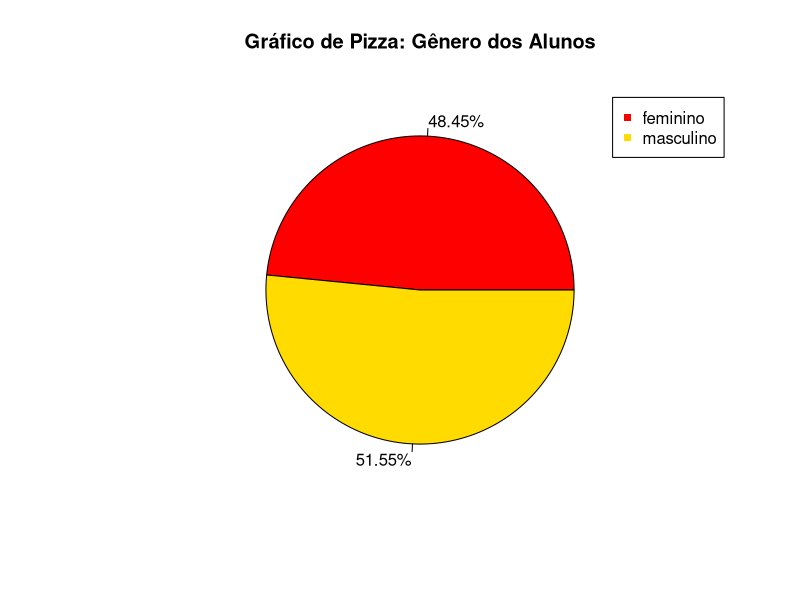
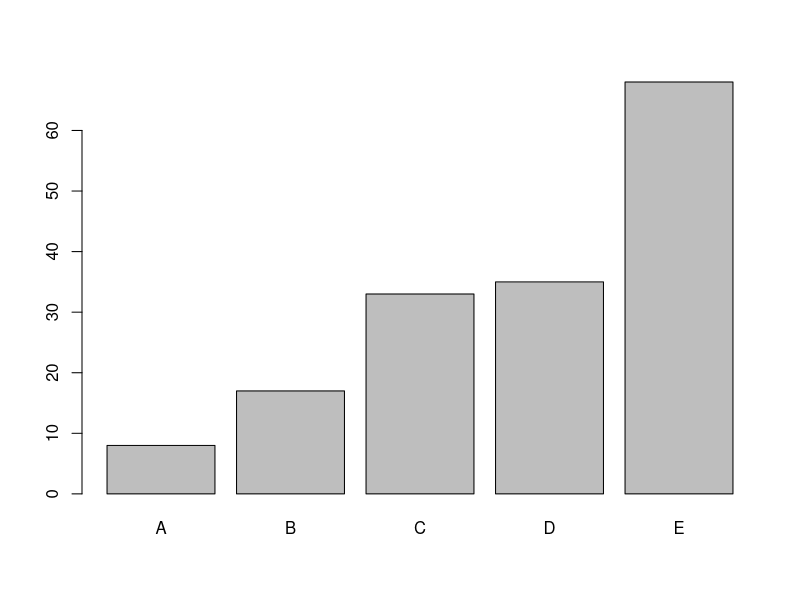
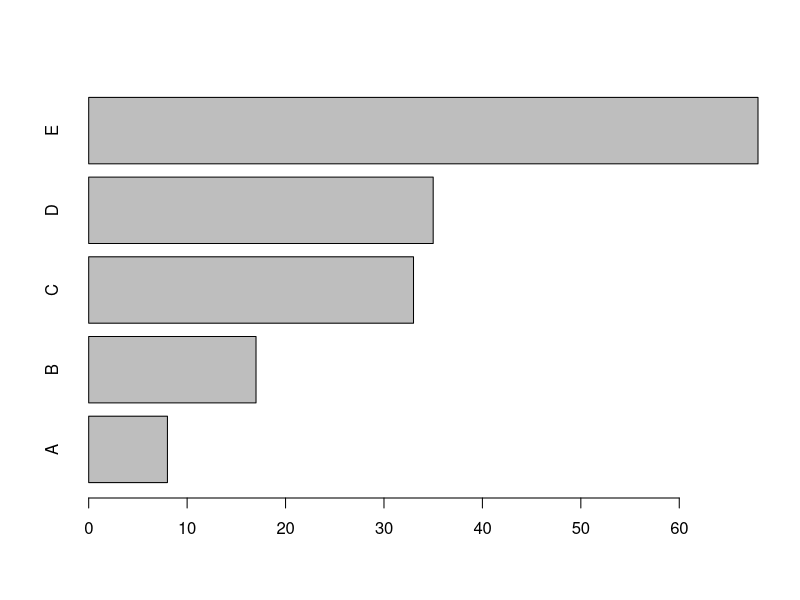
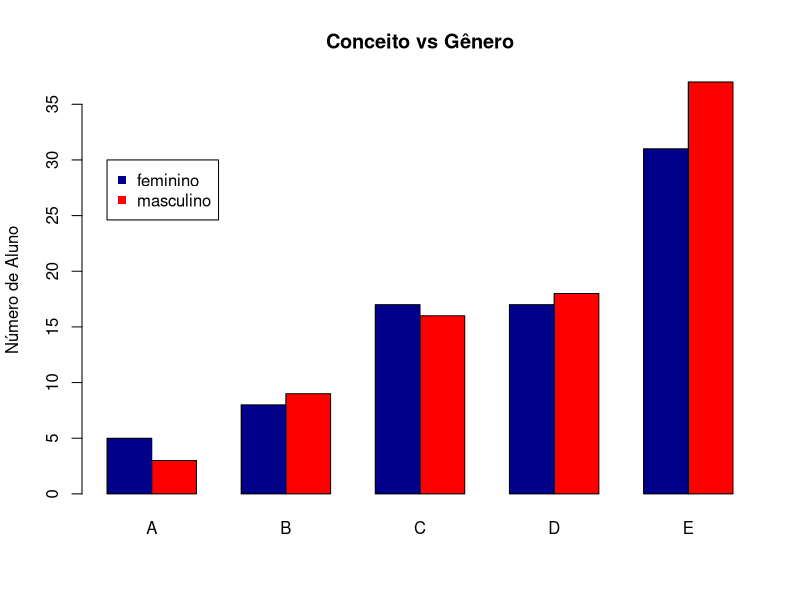
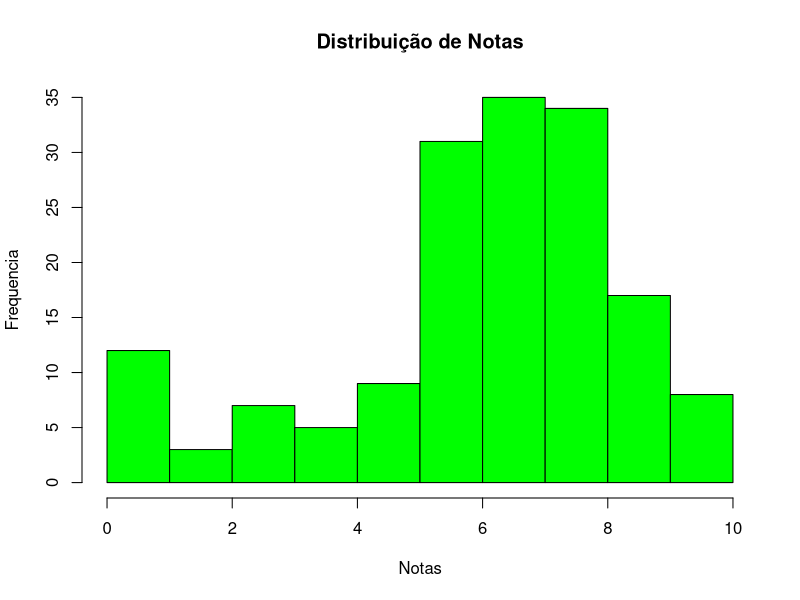
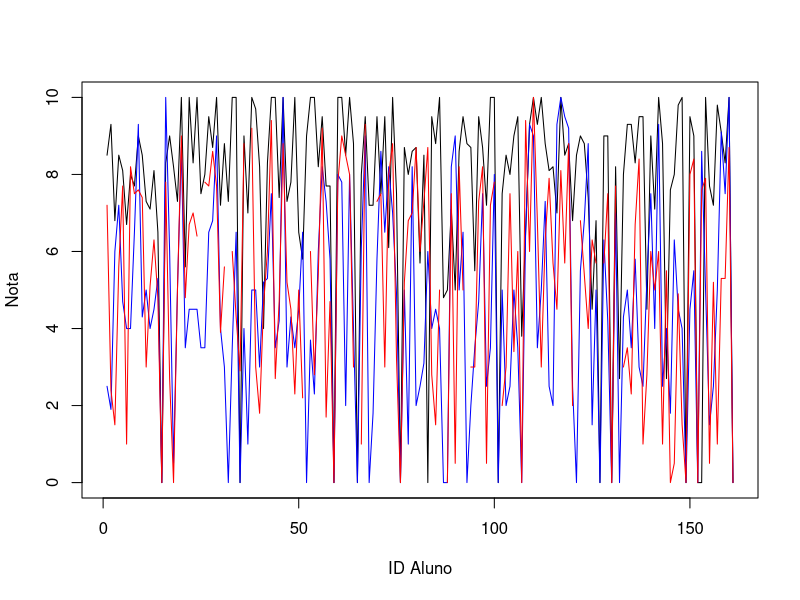
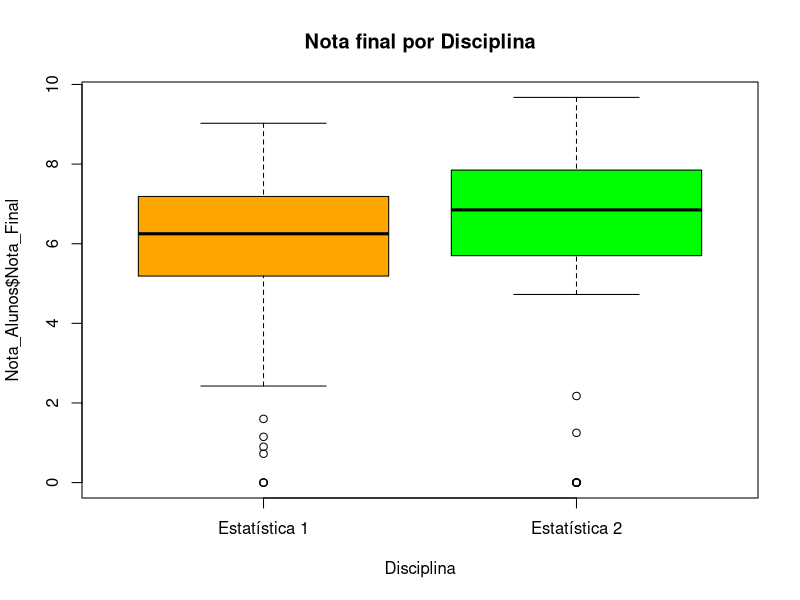

Reproduce these figures in R, in order.
#-----Tabela de Frequencia para Gênero-----#
library(readxl)
Nota_Alunos <- read_excel("Nota de Alunos - Parte 1.xlsx")
freq_genero <- table(Nota_Alunos$Genero)
freq_genero
prop_genero <- prop.table(freq_genero)
perc_genero <- round(prop_genero*100, digits = 2)
coluna_freq <- c(freq_genero, sum(freq_genero))
coluna_perc <- c(perc_genero, sum(perc_genero))
names(coluna_freq)[length(coluna_freq)] <- "Total"
tabela_freq <- cbind(coluna_freq, coluna_perc)
tabela_freq

#-----Tabela de Frequencia para Conceito-----#
freq_conceito <- table(Nota_Alunos$Conceito)
freq_conceito
prop_conceito <- prop.table(freq_conceito)
perc_conceito <- round(prop_conceito*100, digits = 2)
coluna_freq <- c(freq_conceito, sum(freq_conceito))
coluna_perc <- c(perc_conceito, sum(perc_conceito))
names(coluna_freq)[length(coluna_freq)]<-"Total"
tabela_freq <- cbind(coluna_freq, coluna_perc)
tabela_freq

#-----Tabela de Frequencia para Nota final-----#
intervalos <- cut(Nota_Alunos$Nota_Final, breaks =0:10, right = F)
freq_notas <- table(intervalos)
freq_notas
prop_notas <- prop.table(freq_notas)
perc_notas <- round(prop_notas*100, digits = 2)
coluna_freq <- c(freq_notas, sum(freq_notas))
coluna_perc <- c(perc_notas, sum(perc_notas))
names(coluna_freq)[length(coluna_freq)] <- "Total"
tabela_freq <- cbind(coluna_freq, coluna_perc)
tabela_freq

#=======================================================#
#-----Gráfico de Pizza-----#
rotulos <- paste(perc_genero, "%", sep="")
pie(freq_genero,main="Gráfico de Pizza: Gênero dos Alunos", 
    labels= rotulos, col = rainbow(7))
legend(1,1,names(freq_genero), col= rainbow(7), pch = 15)

#-----Gráfico de Barras ou Colunas-----#
barplot(freq_conceito)
barplot(freq_conceito, horiz = T)
freq_cruzada <- table(Nota_Alunos$Genero, Nota_Alunos$Conceito)
#freq_cruzada
barplot(freq_cruzada, beside = T, main = "Conceito vs Gênero", 
        ylab = "Número de Aluno", col = c("darkblue", "red"))
legend(1, 30, rownames(freq_cruzada), col = c("darkblue", "red"), pch = 15)

#-----Histograma para Nota Final-----#
hist(Nota_Alunos$Nota_Final, breaks = 0:10, right = F, col = "green",
     xlab = "Notas", ylab = "Frequencia", main = "Distribuição de Notas")

#-----Gráfico de séries-----#
plot(Nota_Alunos$Prova_1, type = "l", xlab = "ID Aluno", ylab = "Nota")
lines(Nota_Alunos$Prova_2, col = "blue")
lines(Nota_Alunos$Prova_3, col = "red")

#-----Gráfico de Caixa-----#
boxplot(Nota_Alunos$Nota_Final ~ Nota_Alunos$Disciplina,
        main = "Nota final por Disciplina",
        xlab = "Disciplina", col = c("orange", "green"))

#=======================================================#
#-----Medidas de tendencia Central-----#
#-----Media Aritmetica-----#
media1<-mean(Nota_Alunos$Prova_1)
media1
media2<-mean(Nota_Alunos$Prova_2)
media2
media3<-mean(Nota_Alunos$Prova_3)
# Existe um valor nulo na coluna, esse resultado dessa forma vem NA
media3 
# na.rm=TRUE faz o Na ser desconsiderado no calculo da média
media3<-mean(Nota_Alunos$Prova_3, na.rm=TRUE)
media3
mediatotal<-mean(media1, media2, media3)
mediatotal

#-----Mediana-----#
# É o valor central do conjunto de dados quando os dados estão ordenados de maneira crescente ou decrescente.
# Deixa 50% dos dados abaixo dela e 50% dos dados acima dela.
# Não é afetado por dados extremos

median(Nota_Alunos$Prova_1)
median(Nota_Alunos$Prova_2)
median(Nota_Alunos$Prova_3, na.rm=TRUE)

#-----Moda-----#
# Valor mais frequente, Amostra Bimodal, Amostra multimodal
# Medida mais fraca e deve ser aplicada com cuidado

tabela_freq <- table(Nota_Alunos$Prova_1)
subset(tabela_freq,
       tabela_freq == max(tabela_freq))

#-----Média Ponderada-----#
# Cada elemento amostral tem seu peso específico, diferente da média aritmética
# Exemplo com notas de alunos e pesos, wt sendo os pesos e x as notas
 
wt <- c(5, 5, 4, 1)
x <- c(3.7, 3.3, 3.5, 2.8)
xm <- weighted.mean(x, wt)
m <- mean(x)
m
xm

#=======================================================#
#-----Medidas Separatrizes-----#
#-----Separatrizes-----#

# Divide o conjunto de dados ordenados em partes (menor >> maior)

# Percentil: divide a amostra em 100 partes
#-----Percentil 35-----#
quantile(Nota_Alunos$Prova_1, .35)

# Decil: divide a amotra em 10 partes
#-----Decil 2-----#
quantile(Nota_Alunos$Prova_1, .20)

# Quartil: divide a amostra em 4 partes
#------Quartil 3-----#
quantile(Nota_Alunos$Prova_1, .75)

#=======================================================#
#-----Medidas de Dispersão-----#
#-----Amplitude-----#
# Diferença entre o valor máximo e o mínimo da amostra
# Leva em consideração apenas as extremidades
# AMPLITUDE = XMÁXIMO-XMÍNIMO
# diff calcula a diferença entre duas amostras
# range retorna o mínimo e o máximo de uma amostra

diff(range(Nota_Alunos$Prova_1))

#-----Variância e Desvio-padrão-----#
# Variação dos valores em torno da média amostral
# Media de variabilidade mais usada
# Levam em consideração todos os dados

# variancia
var(Nota_Alunos$Prova_1)
# desvio padrão
sd(Nota_Alunos$Prova_1)

# variancia populacional
n <- length(Nota_Alunos$Prova_1)
n
dpd <- ((n-1)/n)*var(Nota_Alunos$Prova_1)
dpd
# desvio padrão populacional
sqrt(dpd)
     
#-----Coeficiente de Variação-----#
# Apesar do desvio padrão ser mais utilizado, ele mede a dispersão em termos absolutos.
# O Coeficiente de Variação (C.V) mede a dispersão em termos relativos.
# x_barra -> média / s -> desvio padrão

x_barra <- mean(Nota_Alunos$Prova_1)
s <- sd(Nota_Alunos$Prova_1)
CV <- s*100/x_barra
CV

#-----Sumarização-----#
# Função no R que traz as principais medidas estatística de um conjunto de dado ou dataset.

summary(Nota_Alunos$Prova_1)
summary(Nota_Alunos$Prova_2)
summary(Nota_Alunos$Prova_3)
summary(Nota_Alunos$Nota_Final)
summary(Nota_Alunos)
